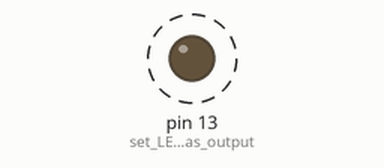
Recording of a sketch running on a simulated Arduino Mega 2560, built with avr-gcc and run on an emulated ATmega2560. On the bench: output pins drawn as LEDs (lit = HIGH). Dashed ring = blinking. What the sketch prints to the serial monitor is not drawn.

Above: at 0.5 s.
Timing chart, 0 to 4.6 s (numbered marks = the images above):
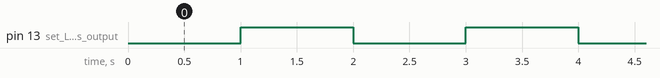

The sketch:

arduino_serial_transmitter.ino
```cpp
byte c;
byte b;
bool a;

void setup() {
  // put your setup code here, to run once:
  Serial2.begin(9600);
  Serial.begin(9600);

  pinMode(LED_BUILTIN, OUTPUT);      // set LED pin as output
  digitalWrite(LED_BUILTIN, LOW);    // switch off LED pin
  a = 0;
}

void loop() {
  // put your main code here, to run repeatedly
  c = 0b10000000;   // 0b10000000
  b = 0b00000001;   // 0b00000001


  if (a == 1) {
    Serial2.write(c);
    Serial.write(c);
    digitalWrite(LED_BUILTIN, HIGH);    // switch off LED pin
  }
  else {
    Serial2.write(b);
    Serial.write(b);
    digitalWrite(LED_BUILTIN, LOW);    // switch off LED pin
  };

  delay(1000);
  a = !a;
}
```

Measured:
- by itself, pin 13 (set_LED_pin_as_output): alternates HIGH for 1.0 s and LOW for 1.0 s
